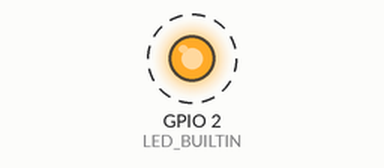
Simulated run of this sketch. Board: ESP32. On the bench: output pins drawn as LEDs (lit = HIGH). Dashed ring = blinking. What the sketch prints to the serial monitor is not drawn.

Above: at 0.87 s.
Timing chart, 0 to 3.5 s (numbered marks = the images above):
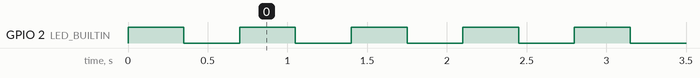

Measured:
- by itself, GPIO 2 (LED_BUILTIN): alternates HIGH for 0.35 s and LOW for 0.35 s

The sketch:

Multitasking.ino
```cpp
#define PROCESS1 "Process1"
#define PROCESS2 "Process2"
#define STACK_SIZE 0x2710
#define PRIORITY 0x01
#define CORE_0 0x00
#define CORE_1 0x01
#define CORE_PARAMETERS pvParameters
#define TRUE 0x01
#define FALSE 0x00

TaskHandle_t process1;
TaskHandle_t process2;

void setup() {
  Serial.begin(9600);
  pinMode(LED_BUILTIN , OUTPUT);
  //==================[Core 0 Setup]==========================
  xTaskCreatePinnedToCore(Blink_Internal_LED, PROCESS1,
                          STACK_SIZE,NULL,
                          PRIORITY,&process1,
                          CORE_0);delay(500);

}


void Blink_Internal_LED(void *CORE_PARAMETERS){
    Serial.println("Process 1  running on core : "+String(xPortGetCoreID()));
    for(;;){
        digitalWrite(LED_BUILTIN, HIGH);
        delay(350);
        digitalWrite(LED_BUILTIN, LOW);
        delay(350);
      }
  }


void loop() {

}
```
